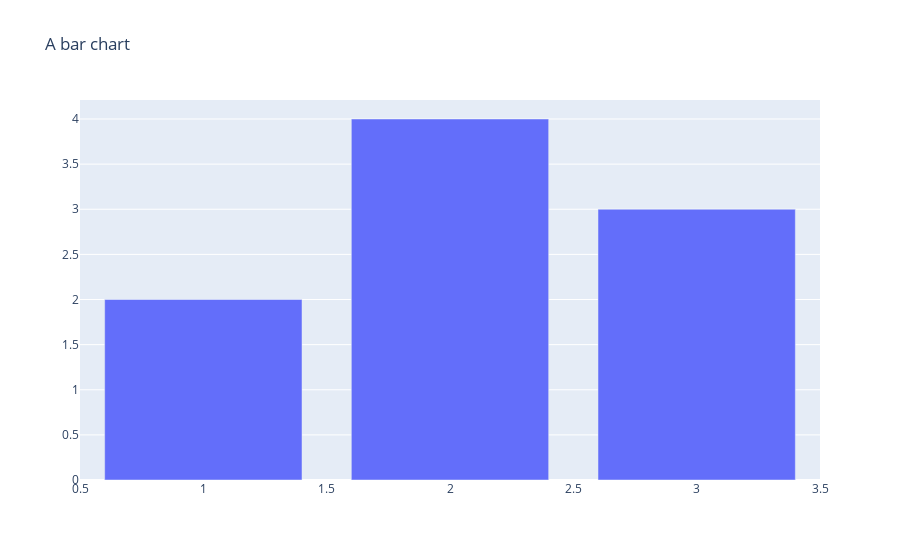

Notebook cell for this chart:
### Markdown cell above
Here is another way of representing data using low level dictionary and plotted with low-level `plotly.io.show`

### Code cell
# set the trace
trace_type = 'bar'
x = [1, 3, 2]
y = [2, 3, 4]

# set the layout
layout_text = 'A bar chart'
layout_title = dict(text=layout_text)

# prepare the data and layout dictionaries
data = dict(type=trace_type, x=x, y=y)
layout = dict(title=layout_title)

# make the figure
fig = dict(data=data, layout=layout)

# plot the figure
import plotly.io as pio
pio.show(fig)

### Figure 1 — Plotly figure (JSON) as saved in the notebook; plotly's stock layout.template omitted (floating-point values rounded to 4 significant figures)
{"data": [{"type": "bar", "x": [1, 3, 2], "y": [2, 3, 4]}], "layout": {"title": {"text": "A bar chart"}}}
